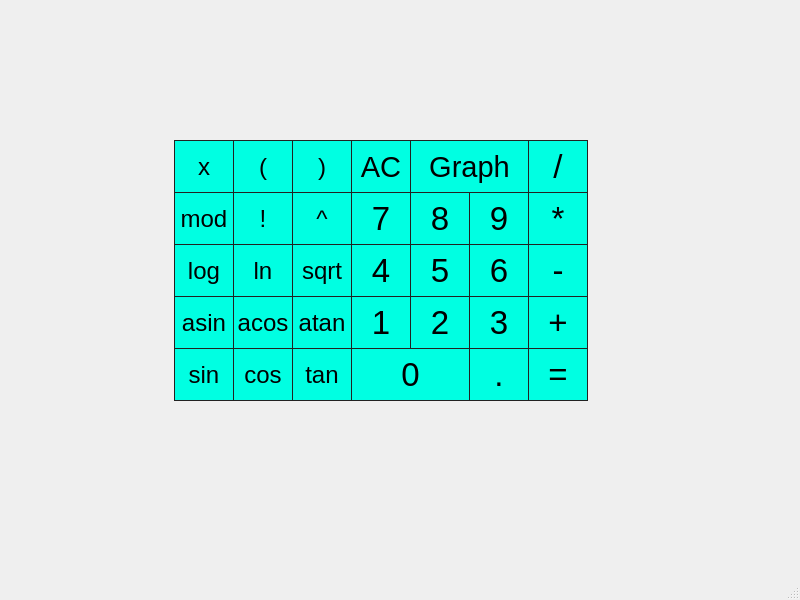
<?xml version="1.0" encoding="UTF-8"?>
<ui version="4.0">
 <class>WinWindow</class>
 <widget class="QMainWindow" name="WinWindow">
  <property name="geometry">
   <rect>
    <x>0</x>
    <y>0</y>
    <width>800</width>
    <height>600</height>
   </rect>
  </property>
  <property name="windowTitle">
   <string>MainWindow</string>
  </property>
  <widget class="QWidget" name="centralwidget">
   <widget class="QPushButton" name="pushButton_open_bracket">
    <property name="geometry">
     <rect>
      <x>233</x>
      <y>140</y>
      <width>60</width>
      <height>53</height>
     </rect>
    </property>
    <property name="minimumSize">
     <size>
      <width>60</width>
      <height>10</height>
     </size>
    </property>
    <property name="maximumSize">
     <size>
      <width>60</width>
      <height>100</height>
     </size>
    </property>
    <property name="font">
     <font>
      <pointsize>18</pointsize>
     </font>
    </property>
    <property name="styleSheet">
     <string notr="true">QPushButton {
	background-color: rgb(0, 255, 226);
	border: 1px solid rgb(34, 34, 34);
}
QPushButton:pressed {
    background-color: rgb(183, 238, 255);
}</string>
    </property>
    <property name="text">
     <string>(</string>
    </property>
   </widget>
   <widget class="QPushButton" name="pushButton_tan">
    <property name="geometry">
     <rect>
      <x>292</x>
      <y>348</y>
      <width>60</width>
      <height>53</height>
     </rect>
    </property>
    <property name="minimumSize">
     <size>
      <width>60</width>
      <height>10</height>
     </size>
    </property>
    <property name="maximumSize">
     <size>
      <width>60</width>
      <height>100</height>
     </size>
    </property>
    <property name="font">
     <font>
      <pointsize>18</pointsize>
     </font>
    </property>
    <property name="styleSheet">
     <string notr="true">QPushButton {
	background-color: rgb(0, 255, 226);
	border: 1px solid rgb(34, 34, 34);
}
QPushButton:pressed {
    background-color: rgb(183, 238, 255);
}</string>
    </property>
    <property name="text">
     <string>tan</string>
    </property>
    <property name="autoExclusive">
     <bool>false</bool>
    </property>
    <property name="autoDefault">
     <bool>false</bool>
    </property>
   </widget>
   <widget class="QPushButton" name="pushButton_0">
    <property name="geometry">
     <rect>
      <x>351</x>
      <y>348</y>
      <width>119</width>
      <height>53</height>
     </rect>
    </property>
    <property name="minimumSize">
     <size>
      <width>119</width>
      <height>10</height>
     </size>
    </property>
    <property name="maximumSize">
     <size>
      <width>119</width>
      <height>100</height>
     </size>
    </property>
    <property name="font">
     <font>
      <pointsize>25</pointsize>
     </font>
    </property>
    <property name="styleSheet">
     <string notr="true">QPushButton {
	background-color: rgb(0, 255, 226);
	border: 1px solid rgb(34, 34, 34);
}
QPushButton:pressed {
    background-color: rgb(183, 238, 255);
}</string>
    </property>
    <property name="text">
     <string>0</string>
    </property>
   </widget>
   <widget class="QPushButton" name="pushButton_AC">
    <property name="geometry">
     <rect>
      <x>351</x>
      <y>140</y>
      <width>60</width>
      <height>53</height>
     </rect>
    </property>
    <property name="minimumSize">
     <size>
      <width>60</width>
      <height>10</height>
     </size>
    </property>
    <property name="maximumSize">
     <size>
      <width>60</width>
      <height>100</height>
     </size>
    </property>
    <property name="font">
     <font>
      <pointsize>22</pointsize>
     </font>
    </property>
    <property name="styleSheet">
     <string notr="true">QPushButton {
	background-color: rgb(0, 255, 226);
	border: 1px solid rgb(34, 34, 34);
}
QPushButton:pressed {
    background-color: rgb(183, 238, 255);
}</string>
    </property>
    <property name="text">
     <string>AC</string>
    </property>
   </widget>
   <widget class="QPushButton" name="pushButton_grafik">
    <property name="geometry">
     <rect>
      <x>410</x>
      <y>140</y>
      <width>119</width>
      <height>53</height>
     </rect>
    </property>
    <property name="minimumSize">
     <size>
      <width>0</width>
      <height>10</height>
     </size>
    </property>
    <property name="maximumSize">
     <size>
      <width>1000</width>
      <height>10000</height>
     </size>
    </property>
    <property name="font">
     <font>
      <pointsize>22</pointsize>
     </font>
    </property>
    <property name="styleSheet">
     <string notr="true">QPushButton {
	background-color: rgb(0, 255, 226);
	border: 1px solid rgb(34, 34, 34);
}
QPushButton:pressed {
    background-color: rgb(183, 238, 255);
}</string>
    </property>
    <property name="text">
     <string>Graph</string>
    </property>
   </widget>
   <widget class="QPushButton" name="pushButton_eq">
    <property name="geometry">
     <rect>
      <x>528</x>
      <y>348</y>
      <width>60</width>
      <height>53</height>
     </rect>
    </property>
    <property name="minimumSize">
     <size>
      <width>60</width>
      <height>10</height>
     </size>
    </property>
    <property name="maximumSize">
     <size>
      <width>60</width>
      <height>100</height>
     </size>
    </property>
    <property name="font">
     <font>
      <pointsize>25</pointsize>
     </font>
    </property>
    <property name="styleSheet">
     <string notr="true">QPushButton {
	background-color: rgb(0, 255, 226);
	border: 1px solid rgb(34, 34, 34);
}
QPushButton:pressed {
    background-color: rgb(183, 238, 255);
}</string>
    </property>
    <property name="text">
     <string>=</string>
    </property>
   </widget>
   <widget class="QPushButton" name="pushButton_dot">
    <property name="geometry">
     <rect>
      <x>469</x>
      <y>348</y>
      <width>60</width>
      <height>53</height>
     </rect>
    </property>
    <property name="minimumSize">
     <size>
      <width>60</width>
      <height>10</height>
     </size>
    </property>
    <property name="maximumSize">
     <size>
      <width>60</width>
      <height>100</height>
     </size>
    </property>
    <property name="font">
     <font>
      <pointsize>25</pointsize>
     </font>
    </property>
    <property name="styleSheet">
     <string notr="true">QPushButton {
	background-color: rgb(0, 255, 226);
	border: 1px solid rgb(34, 34, 34);
}
QPushButton:pressed {
    background-color: rgb(183, 238, 255);
}</string>
    </property>
    <property name="text">
     <string>.</string>
    </property>
   </widget>
   <widget class="QPushButton" name="pushButton_acos">
    <property name="geometry">
     <rect>
      <x>233</x>
      <y>296</y>
      <width>60</width>
      <height>53</height>
     </rect>
    </property>
    <property name="minimumSize">
     <size>
      <width>60</width>
      <height>10</height>
     </size>
    </property>
    <property name="maximumSize">
     <size>
      <width>60</width>
      <height>100</height>
     </size>
    </property>
    <property name="font">
     <font>
      <pointsize>18</pointsize>
     </font>
    </property>
    <property name="styleSheet">
     <string notr="true">QPushButton {
	background-color: rgb(0, 255, 226);
	border: 1px solid rgb(34, 34, 34);
}
QPushButton:pressed {
    background-color: rgb(183, 238, 255);
}</string>
    </property>
    <property name="text">
     <string>acos</string>
    </property>
   </widget>
   <widget class="QPushButton" name="pushButton_atan">
    <property name="geometry">
     <rect>
      <x>292</x>
      <y>296</y>
      <width>60</width>
      <height>53</height>
     </rect>
    </property>
    <property name="minimumSize">
     <size>
      <width>60</width>
      <height>10</height>
     </size>
    </property>
    <property name="maximumSize">
     <size>
      <width>60</width>
      <height>100</height>
     </size>
    </property>
    <property name="font">
     <font>
      <pointsize>18</pointsize>
     </font>
    </property>
    <property name="styleSheet">
     <string notr="true">QPushButton {
	background-color: rgb(0, 255, 226);
	border: 1px solid rgb(34, 34, 34);
}
QPushButton:pressed {
    background-color: rgb(183, 238, 255);
}</string>
    </property>
    <property name="text">
     <string>atan</string>
    </property>
   </widget>
   <widget class="QPushButton" name="pushButton_div">
    <property name="geometry">
     <rect>
      <x>528</x>
      <y>140</y>
      <width>60</width>
      <height>53</height>
     </rect>
    </property>
    <property name="minimumSize">
     <size>
      <width>60</width>
      <height>10</height>
     </size>
    </property>
    <property name="maximumSize">
     <size>
      <width>60</width>
      <height>100</height>
     </size>
    </property>
    <property name="font">
     <font>
      <pointsize>25</pointsize>
     </font>
    </property>
    <property name="styleSheet">
     <string notr="true">QPushButton {
	background-color: rgb(0, 255, 226);
	border: 1px solid rgb(34, 34, 34);
}
QPushButton:pressed {
    background-color: rgb(183, 238, 255);
}</string>
    </property>
    <property name="text">
     <string>/</string>
    </property>
   </widget>
   <widget class="QPushButton" name="pushButton_cos">
    <property name="geometry">
     <rect>
      <x>233</x>
      <y>348</y>
      <width>60</width>
      <height>53</height>
     </rect>
    </property>
    <property name="minimumSize">
     <size>
      <width>60</width>
      <height>10</height>
     </size>
    </property>
    <property name="maximumSize">
     <size>
      <width>60</width>
      <height>100</height>
     </size>
    </property>
    <property name="font">
     <font>
      <pointsize>18</pointsize>
     </font>
    </property>
    <property name="styleSheet">
     <string notr="true">QPushButton {
	background-color: rgb(0, 255, 226);
	border: 1px solid rgb(34, 34, 34);
}
QPushButton:pressed {
    background-color: rgb(183, 238, 255);
}</string>
    </property>
    <property name="text">
     <string>cos</string>
    </property>
   </widget>
   <widget class="QPushButton" name="pushButton_1">
    <property name="geometry">
     <rect>
      <x>351</x>
      <y>296</y>
      <width>60</width>
      <height>53</height>
     </rect>
    </property>
    <property name="minimumSize">
     <size>
      <width>60</width>
      <height>10</height>
     </size>
    </property>
    <property name="maximumSize">
     <size>
      <width>60</width>
      <height>100</height>
     </size>
    </property>
    <property name="font">
     <font>
      <pointsize>25</pointsize>
     </font>
    </property>
    <property name="styleSheet">
     <string notr="true">QPushButton {
	background-color: rgb(0, 255, 226);
	border: 1px solid rgb(34, 34, 34);
}
QPushButton:pressed {
    background-color: rgb(183, 238, 255);
}</string>
    </property>
    <property name="text">
     <string>1</string>
    </property>
   </widget>
   <widget class="QPushButton" name="pushButton_mul">
    <property name="geometry">
     <rect>
      <x>528</x>
      <y>192</y>
      <width>60</width>
      <height>53</height>
     </rect>
    </property>
    <property name="minimumSize">
     <size>
      <width>60</width>
      <height>10</height>
     </size>
    </property>
    <property name="maximumSize">
     <size>
      <width>60</width>
      <height>100</height>
     </size>
    </property>
    <property name="font">
     <font>
      <pointsize>25</pointsize>
     </font>
    </property>
    <property name="styleSheet">
     <string notr="true">QPushButton {
	background-color: rgb(0, 255, 226);
	border: 1px solid rgb(34, 34, 34);
}
QPushButton:pressed {
    background-color: rgb(183, 238, 255);
}</string>
    </property>
    <property name="text">
     <string>*</string>
    </property>
   </widget>
   <widget class="QPushButton" name="pushButton_4">
    <property name="geometry">
     <rect>
      <x>351</x>
      <y>244</y>
      <width>60</width>
      <height>53</height>
     </rect>
    </property>
    <property name="minimumSize">
     <size>
      <width>60</width>
      <height>10</height>
     </size>
    </property>
    <property name="maximumSize">
     <size>
      <width>60</width>
      <height>100</height>
     </size>
    </property>
    <property name="font">
     <font>
      <pointsize>25</pointsize>
     </font>
    </property>
    <property name="styleSheet">
     <string notr="true">QPushButton {
	background-color: rgb(0, 255, 226);
	border: 1px solid rgb(34, 34, 34);
}
QPushButton:pressed {
    background-color: rgb(183, 238, 255);
}</string>
    </property>
    <property name="text">
     <string>4</string>
    </property>
   </widget>
   <widget class="QPushButton" name="pushButton_close_bracket">
    <property name="geometry">
     <rect>
      <x>292</x>
      <y>140</y>
      <width>60</width>
      <height>53</height>
     </rect>
    </property>
    <property name="minimumSize">
     <size>
      <width>60</width>
      <height>10</height>
     </size>
    </property>
    <property name="maximumSize">
     <size>
      <width>60</width>
      <height>100</height>
     </size>
    </property>
    <property name="font">
     <font>
      <pointsize>18</pointsize>
     </font>
    </property>
    <property name="styleSheet">
     <string notr="true">QPushButton {
	background-color: rgb(0, 255, 226);
	border: 1px solid rgb(34, 34, 34);
}
QPushButton:pressed {
    background-color: rgb(183, 238, 255);
}</string>
    </property>
    <property name="text">
     <string>)</string>
    </property>
   </widget>
   <widget class="QPushButton" name="pushButton_exp">
    <property name="geometry">
     <rect>
      <x>292</x>
      <y>192</y>
      <width>60</width>
      <height>53</height>
     </rect>
    </property>
    <property name="minimumSize">
     <size>
      <width>60</width>
      <height>10</height>
     </size>
    </property>
    <property name="maximumSize">
     <size>
      <width>60</width>
      <height>100</height>
     </size>
    </property>
    <property name="font">
     <font>
      <pointsize>18</pointsize>
     </font>
    </property>
    <property name="styleSheet">
     <string notr="true">QPushButton {
	background-color: rgb(0, 255, 226);
	border: 1px solid rgb(34, 34, 34);
}
QPushButton:pressed {
    background-color: rgb(183, 238, 255);
}</string>
    </property>
    <property name="text">
     <string>^</string>
    </property>
   </widget>
   <widget class="QPushButton" name="pushButton_6">
    <property name="geometry">
     <rect>
      <x>469</x>
      <y>244</y>
      <width>60</width>
      <height>53</height>
     </rect>
    </property>
    <property name="minimumSize">
     <size>
      <width>60</width>
      <height>10</height>
     </size>
    </property>
    <property name="maximumSize">
     <size>
      <width>60</width>
      <height>100</height>
     </size>
    </property>
    <property name="font">
     <font>
      <pointsize>25</pointsize>
     </font>
    </property>
    <property name="styleSheet">
     <string notr="true">QPushButton {
	background-color: rgb(0, 255, 226);
	border: 1px solid rgb(34, 34, 34);
}
QPushButton:pressed {
    background-color: rgb(183, 238, 255);
}</string>
    </property>
    <property name="text">
     <string>6</string>
    </property>
   </widget>
   <widget class="QPushButton" name="pushButton_log">
    <property name="geometry">
     <rect>
      <x>174</x>
      <y>244</y>
      <width>60</width>
      <height>53</height>
     </rect>
    </property>
    <property name="minimumSize">
     <size>
      <width>60</width>
      <height>10</height>
     </size>
    </property>
    <property name="maximumSize">
     <size>
      <width>60</width>
      <height>100</height>
     </size>
    </property>
    <property name="font">
     <font>
      <pointsize>18</pointsize>
     </font>
    </property>
    <property name="styleSheet">
     <string notr="true">QPushButton {
	background-color: rgb(0, 255, 226);
	border: 1px solid rgb(34, 34, 34);
}
QPushButton:pressed {
    background-color: rgb(183, 238, 255);
}</string>
    </property>
    <property name="text">
     <string>log</string>
    </property>
   </widget>
   <widget class="QPushButton" name="pushButton_3">
    <property name="geometry">
     <rect>
      <x>469</x>
      <y>296</y>
      <width>60</width>
      <height>53</height>
     </rect>
    </property>
    <property name="minimumSize">
     <size>
      <width>60</width>
      <height>10</height>
     </size>
    </property>
    <property name="maximumSize">
     <size>
      <width>60</width>
      <height>100</height>
     </size>
    </property>
    <property name="font">
     <font>
      <pointsize>25</pointsize>
     </font>
    </property>
    <property name="styleSheet">
     <string notr="true">QPushButton {
	background-color: rgb(0, 255, 226);
	border: 1px solid rgb(34, 34, 34);
}
QPushButton:pressed {
    background-color: rgb(183, 238, 255);
}</string>
    </property>
    <property name="text">
     <string>3</string>
    </property>
   </widget>
   <widget class="QPushButton" name="pushButton_sin">
    <property name="geometry">
     <rect>
      <x>174</x>
      <y>348</y>
      <width>60</width>
      <height>53</height>
     </rect>
    </property>
    <property name="minimumSize">
     <size>
      <width>60</width>
      <height>10</height>
     </size>
    </property>
    <property name="maximumSize">
     <size>
      <width>60</width>
      <height>100</height>
     </size>
    </property>
    <property name="font">
     <font>
      <pointsize>18</pointsize>
     </font>
    </property>
    <property name="styleSheet">
     <string notr="true">QPushButton {
	background-color: rgb(0, 255, 226);
	border: 1px solid rgb(34, 34, 34);
}
QPushButton:pressed {
    background-color: rgb(183, 238, 255);
}</string>
    </property>
    <property name="text">
     <string>sin</string>
    </property>
   </widget>
   <widget class="QPushButton" name="pushButton_5">
    <property name="geometry">
     <rect>
      <x>410</x>
      <y>244</y>
      <width>60</width>
      <height>53</height>
     </rect>
    </property>
    <property name="minimumSize">
     <size>
      <width>60</width>
      <height>10</height>
     </size>
    </property>
    <property name="maximumSize">
     <size>
      <width>60</width>
      <height>100</height>
     </size>
    </property>
    <property name="font">
     <font>
      <pointsize>25</pointsize>
     </font>
    </property>
    <property name="styleSheet">
     <string notr="true">QPushButton {
	background-color: rgb(0, 255, 226);
	border: 1px solid rgb(34, 34, 34);
}
QPushButton:pressed {
    background-color: rgb(183, 238, 255);
}</string>
    </property>
    <property name="text">
     <string>5</string>
    </property>
   </widget>
   <widget class="QPushButton" name="pushButton_7">
    <property name="geometry">
     <rect>
      <x>351</x>
      <y>192</y>
      <width>60</width>
      <height>53</height>
     </rect>
    </property>
    <property name="minimumSize">
     <size>
      <width>60</width>
      <height>10</height>
     </size>
    </property>
    <property name="maximumSize">
     <size>
      <width>60</width>
      <height>100</height>
     </size>
    </property>
    <property name="font">
     <font>
      <pointsize>25</pointsize>
     </font>
    </property>
    <property name="styleSheet">
     <string notr="true">QPushButton {
	background-color: rgb(0, 255, 226);
	border: 1px solid rgb(34, 34, 34);
}
QPushButton:pressed {
    background-color: rgb(183, 238, 255);
}</string>
    </property>
    <property name="text">
     <string>7</string>
    </property>
   </widget>
   <widget class="QPushButton" name="pushButton_2">
    <property name="geometry">
     <rect>
      <x>410</x>
      <y>296</y>
      <width>60</width>
      <height>53</height>
     </rect>
    </property>
    <property name="minimumSize">
     <size>
      <width>60</width>
      <height>10</height>
     </size>
    </property>
    <property name="maximumSize">
     <size>
      <width>60</width>
      <height>100</height>
     </size>
    </property>
    <property name="font">
     <font>
      <pointsize>25</pointsize>
     </font>
    </property>
    <property name="styleSheet">
     <string notr="true">QPushButton {
	background-color: rgb(0, 255, 226);
	border: 1px solid rgb(34, 34, 34);
}
QPushButton:pressed {
    background-color: rgb(183, 238, 255);
}</string>
    </property>
    <property name="text">
     <string>2</string>
    </property>
   </widget>
   <widget class="QPushButton" name="pushButton_9">
    <property name="geometry">
     <rect>
      <x>469</x>
      <y>192</y>
      <width>60</width>
      <height>53</height>
     </rect>
    </property>
    <property name="minimumSize">
     <size>
      <width>60</width>
      <height>10</height>
     </size>
    </property>
    <property name="maximumSize">
     <size>
      <width>60</width>
      <height>100</height>
     </size>
    </property>
    <property name="font">
     <font>
      <pointsize>25</pointsize>
     </font>
    </property>
    <property name="styleSheet">
     <string notr="true">QPushButton {
	background-color: rgb(0, 255, 226);
	border: 1px solid rgb(34, 34, 34);
}
QPushButton:pressed {
    background-color: rgb(183, 238, 255);
}</string>
    </property>
    <property name="text">
     <string>9</string>
    </property>
   </widget>
   <widget class="QPushButton" name="pushButton_x">
    <property name="geometry">
     <rect>
      <x>174</x>
      <y>140</y>
      <width>60</width>
      <height>53</height>
     </rect>
    </property>
    <property name="minimumSize">
     <size>
      <width>60</width>
      <height>10</height>
     </size>
    </property>
    <property name="maximumSize">
     <size>
      <width>60</width>
      <height>100</height>
     </size>
    </property>
    <property name="font">
     <font>
      <pointsize>18</pointsize>
     </font>
    </property>
    <property name="styleSheet">
     <string notr="true">QPushButton {
	background-color: rgb(0, 255, 226);
	border: 1px solid rgb(34, 34, 34);
}
QPushButton:pressed {
    background-color: rgb(183, 238, 255);
}</string>
    </property>
    <property name="text">
     <string>x</string>
    </property>
   </widget>
   <widget class="QPushButton" name="pushButton_ln">
    <property name="geometry">
     <rect>
      <x>233</x>
      <y>244</y>
      <width>60</width>
      <height>53</height>
     </rect>
    </property>
    <property name="minimumSize">
     <size>
      <width>60</width>
      <height>10</height>
     </size>
    </property>
    <property name="maximumSize">
     <size>
      <width>60</width>
      <height>100</height>
     </size>
    </property>
    <property name="font">
     <font>
      <pointsize>18</pointsize>
     </font>
    </property>
    <property name="styleSheet">
     <string notr="true">QPushButton {
	background-color: rgb(0, 255, 226);
	border: 1px solid rgb(34, 34, 34);
}
QPushButton:pressed {
    background-color: rgb(183, 238, 255);
}</string>
    </property>
    <property name="text">
     <string>ln</string>
    </property>
   </widget>
   <widget class="QPushButton" name="pushButton_factorial">
    <property name="geometry">
     <rect>
      <x>233</x>
      <y>192</y>
      <width>60</width>
      <height>53</height>
     </rect>
    </property>
    <property name="minimumSize">
     <size>
      <width>60</width>
      <height>10</height>
     </size>
    </property>
    <property name="maximumSize">
     <size>
      <width>60</width>
      <height>100</height>
     </size>
    </property>
    <property name="font">
     <font>
      <pointsize>18</pointsize>
     </font>
    </property>
    <property name="styleSheet">
     <string notr="true">QPushButton {
	background-color: rgb(0, 255, 226);
	border: 1px solid rgb(34, 34, 34);
}
QPushButton:pressed {
    background-color: rgb(183, 238, 255);
}</string>
    </property>
    <property name="text">
     <string>!</string>
    </property>
   </widget>
   <widget class="QPushButton" name="pushButton_sqrt">
    <property name="geometry">
     <rect>
      <x>292</x>
      <y>244</y>
      <width>60</width>
      <height>53</height>
     </rect>
    </property>
    <property name="minimumSize">
     <size>
      <width>60</width>
      <height>10</height>
     </size>
    </property>
    <property name="maximumSize">
     <size>
      <width>60</width>
      <height>100</height>
     </size>
    </property>
    <property name="font">
     <font>
      <pointsize>18</pointsize>
     </font>
    </property>
    <property name="styleSheet">
     <string notr="true">QPushButton {
	background-color: rgb(0, 255, 226);
	border: 1px solid rgb(34, 34, 34);
}
QPushButton:pressed {
    background-color: rgb(183, 238, 255);
}</string>
    </property>
    <property name="text">
     <string>sqrt</string>
    </property>
   </widget>
   <widget class="QPushButton" name="pushButton_sub">
    <property name="geometry">
     <rect>
      <x>528</x>
      <y>244</y>
      <width>60</width>
      <height>53</height>
     </rect>
    </property>
    <property name="minimumSize">
     <size>
      <width>60</width>
      <height>10</height>
     </size>
    </property>
    <property name="maximumSize">
     <size>
      <width>60</width>
      <height>100</height>
     </size>
    </property>
    <property name="font">
     <font>
      <pointsize>25</pointsize>
     </font>
    </property>
    <property name="styleSheet">
     <string notr="true">QPushButton {
	background-color: rgb(0, 255, 226);
	border: 1px solid rgb(34, 34, 34);
}
QPushButton:pressed {
    background-color: rgb(183, 238, 255);
}</string>
    </property>
    <property name="text">
     <string>-</string>
    </property>
   </widget>
   <widget class="QPushButton" name="pushButton_mod">
    <property name="geometry">
     <rect>
      <x>174</x>
      <y>192</y>
      <width>60</width>
      <height>53</height>
     </rect>
    </property>
    <property name="minimumSize">
     <size>
      <width>60</width>
      <height>10</height>
     </size>
    </property>
    <property name="maximumSize">
     <size>
      <width>60</width>
      <height>100</height>
     </size>
    </property>
    <property name="font">
     <font>
      <pointsize>18</pointsize>
     </font>
    </property>
    <property name="styleSheet">
     <string notr="true">QPushButton {
	background-color: rgb(0, 255, 226);
	border: 1px solid rgb(34, 34, 34);
}
QPushButton:pressed {
    background-color: rgb(183, 238, 255);
}</string>
    </property>
    <property name="text">
     <string>mod</string>
    </property>
   </widget>
   <widget class="QPushButton" name="pushButton_sum">
    <property name="geometry">
     <rect>
      <x>528</x>
      <y>296</y>
      <width>60</width>
      <height>53</height>
     </rect>
    </property>
    <property name="minimumSize">
     <size>
      <width>60</width>
      <height>10</height>
     </size>
    </property>
    <property name="maximumSize">
     <size>
      <width>60</width>
      <height>100</height>
     </size>
    </property>
    <property name="font">
     <font>
      <pointsize>25</pointsize>
     </font>
    </property>
    <property name="styleSheet">
     <string notr="true">QPushButton {
	background-color: rgb(0, 255, 226);
	border: 1px solid rgb(34, 34, 34);
}
QPushButton:pressed {
    background-color: rgb(183, 238, 255);
}</string>
    </property>
    <property name="text">
     <string>+</string>
    </property>
   </widget>
   <widget class="QPushButton" name="pushButton_8">
    <property name="geometry">
     <rect>
      <x>410</x>
      <y>192</y>
      <width>60</width>
      <height>53</height>
     </rect>
    </property>
    <property name="minimumSize">
     <size>
      <width>60</width>
      <height>10</height>
     </size>
    </property>
    <property name="maximumSize">
     <size>
      <width>60</width>
      <height>100</height>
     </size>
    </property>
    <property name="font">
     <font>
      <pointsize>25</pointsize>
     </font>
    </property>
    <property name="styleSheet">
     <string notr="true">QPushButton {
	background-color: rgb(0, 255, 226);
	border: 1px solid rgb(34, 34, 34);
}
QPushButton:pressed {
    background-color: rgb(183, 238, 255);
}</string>
    </property>
    <property name="text">
     <string>8</string>
    </property>
   </widget>
   <widget class="QPushButton" name="pushButton_asin">
    <property name="geometry">
     <rect>
      <x>174</x>
      <y>296</y>
      <width>60</width>
      <height>53</height>
     </rect>
    </property>
    <property name="minimumSize">
     <size>
      <width>60</width>
      <height>10</height>
     </size>
    </property>
    <property name="maximumSize">
     <size>
      <width>60</width>
      <height>100</height>
     </size>
    </property>
    <property name="font">
     <font>
      <pointsize>18</pointsize>
     </font>
    </property>
    <property name="styleSheet">
     <string notr="true">QPushButton {
	background-color: rgb(0, 255, 226);
	border: 1px solid rgb(34, 34, 34);
}
QPushButton:pressed {
    background-color: rgb(183, 238, 255);
}</string>
    </property>
    <property name="text">
     <string>asin</string>
    </property>
   </widget>
   <widget class="QLabel" name="input">
    <property name="geometry">
     <rect>
      <x>180</x>
      <y>70</y>
      <width>412</width>
      <height>62</height>
     </rect>
    </property>
    <property name="font">
     <font>
      <pointsize>25</pointsize>
      <bold>true</bold>
     </font>
    </property>
    <property name="styleSheet">
     <string notr="true"/>
    </property>
    <property name="text">
     <string/>
    </property>
   </widget>
  </widget>
  <widget class="QMenuBar" name="menubar">
   <property name="geometry">
    <rect>
     <x>0</x>
     <y>0</y>
     <width>800</width>
     <height>24</height>
    </rect>
   </property>
  </widget>
  <widget class="QStatusBar" name="statusbar"/>
 </widget>
 <resources/>
 <connections/>
</ui>
